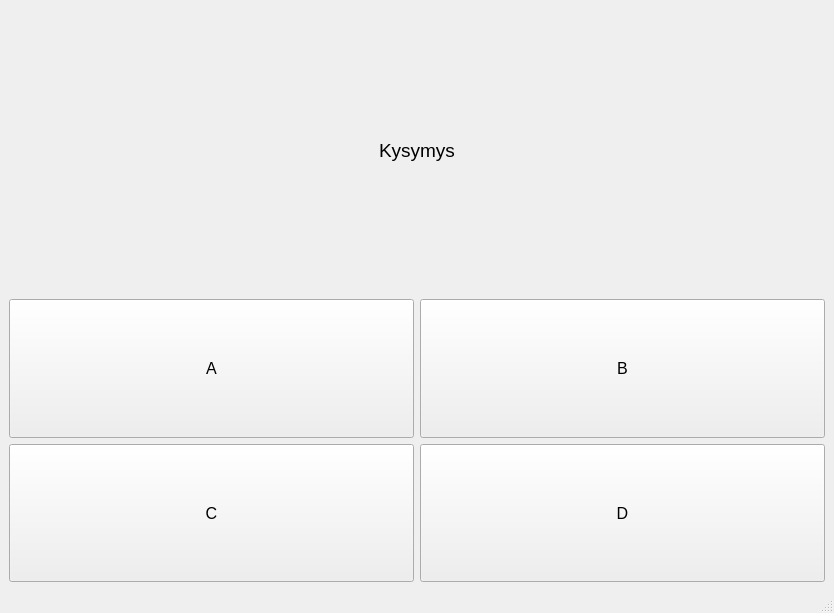
<?xml version="1.0" encoding="UTF-8"?>
<ui version="4.0">
 <class>MainWindow</class>
 <widget class="QMainWindow" name="MainWindow">
  <property name="geometry">
   <rect>
    <x>0</x>
    <y>0</y>
    <width>834</width>
    <height>613</height>
   </rect>
  </property>
  <property name="windowTitle">
   <string>MainWindow</string>
  </property>
  <widget class="QWidget" name="centralwidget">
   <layout class="QVBoxLayout" name="verticalLayout">
    <item>
     <layout class="QHBoxLayout" name="horizontalLayout">
      <item>
       <spacer name="horizontalSpacer">
        <property name="orientation">
         <enum>Qt::Horizontal</enum>
        </property>
        <property name="sizeHint" stdset="0">
         <size>
          <width>40</width>
          <height>20</height>
         </size>
        </property>
       </spacer>
      </item>
      <item>
       <widget class="QLabel" name="label">
        <property name="sizePolicy">
         <sizepolicy hsizetype="Preferred" vsizetype="MinimumExpanding">
          <horstretch>0</horstretch>
          <verstretch>0</verstretch>
         </sizepolicy>
        </property>
        <property name="font">
         <font>
          <pointsize>14</pointsize>
         </font>
        </property>
        <property name="text">
         <string>&lt;html&gt;&lt;head/&gt;&lt;body&gt;&lt;p&gt;Kysymys&lt;/p&gt;&lt;/body&gt;&lt;/html&gt;</string>
        </property>
       </widget>
      </item>
      <item>
       <spacer name="horizontalSpacer_2">
        <property name="orientation">
         <enum>Qt::Horizontal</enum>
        </property>
        <property name="sizeHint" stdset="0">
         <size>
          <width>40</width>
          <height>20</height>
         </size>
        </property>
       </spacer>
      </item>
     </layout>
    </item>
    <item>
     <layout class="QGridLayout" name="gridLayout">
      <property name="spacing">
       <number>6</number>
      </property>
      <item row="1" column="0">
       <widget class="QPushButton" name="button1">
        <property name="sizePolicy">
         <sizepolicy hsizetype="Minimum" vsizetype="MinimumExpanding">
          <horstretch>0</horstretch>
          <verstretch>0</verstretch>
         </sizepolicy>
        </property>
        <property name="font">
         <font>
          <pointsize>12</pointsize>
         </font>
        </property>
        <property name="text">
         <string>C</string>
        </property>
       </widget>
      </item>
      <item row="0" column="0">
       <widget class="QPushButton" name="button2">
        <property name="sizePolicy">
         <sizepolicy hsizetype="Minimum" vsizetype="MinimumExpanding">
          <horstretch>0</horstretch>
          <verstretch>0</verstretch>
         </sizepolicy>
        </property>
        <property name="font">
         <font>
          <pointsize>12</pointsize>
         </font>
        </property>
        <property name="text">
         <string>A</string>
        </property>
       </widget>
      </item>
      <item row="0" column="1">
       <widget class="QPushButton" name="button3">
        <property name="sizePolicy">
         <sizepolicy hsizetype="Minimum" vsizetype="MinimumExpanding">
          <horstretch>0</horstretch>
          <verstretch>0</verstretch>
         </sizepolicy>
        </property>
        <property name="font">
         <font>
          <pointsize>12</pointsize>
         </font>
        </property>
        <property name="text">
         <string>B</string>
        </property>
       </widget>
      </item>
      <item row="1" column="1">
       <widget class="QPushButton" name="button4">
        <property name="sizePolicy">
         <sizepolicy hsizetype="Minimum" vsizetype="MinimumExpanding">
          <horstretch>0</horstretch>
          <verstretch>0</verstretch>
         </sizepolicy>
        </property>
        <property name="font">
         <font>
          <pointsize>12</pointsize>
         </font>
        </property>
        <property name="text">
         <string>D</string>
        </property>
       </widget>
      </item>
     </layout>
    </item>
   </layout>
  </widget>
  <widget class="QMenuBar" name="menubar">
   <property name="geometry">
    <rect>
     <x>0</x>
     <y>0</y>
     <width>834</width>
     <height>22</height>
    </rect>
   </property>
  </widget>
  <widget class="QStatusBar" name="statusbar"/>
 </widget>
 <resources/>
 <connections/>
</ui>
